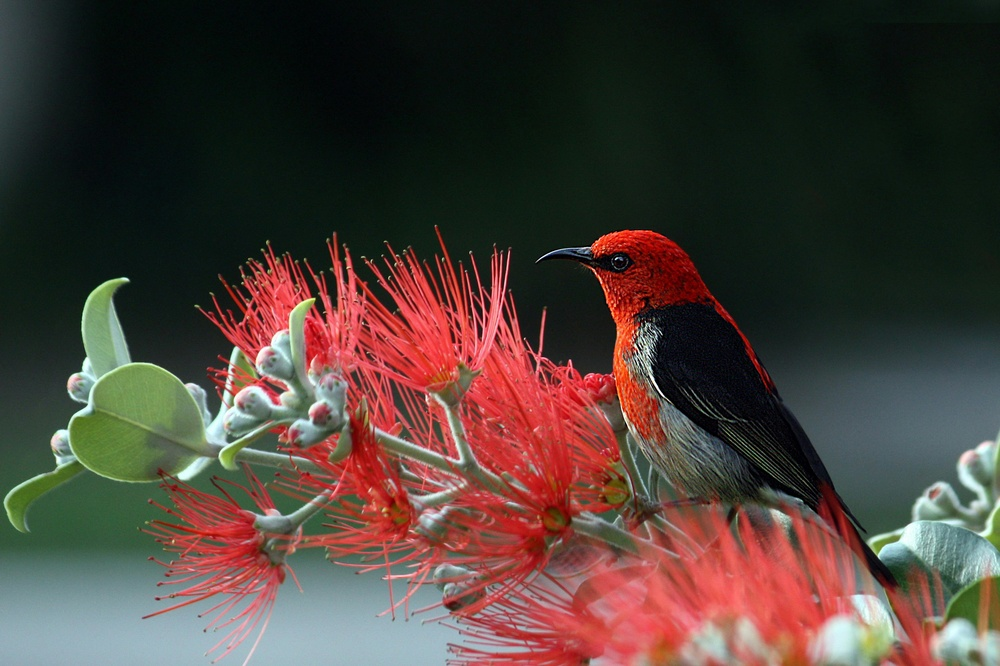
#> input picture Jurnal Nasional/image.jpg, 1000 x 666 px, shrunk from 6165 x 4108 before the run, found by its file name
$ jupyter execute Deteksi_Tepi_dengan_Sobel,_Prewitt,_Roberts,_dan_Canny.ipynb   (older library calls are emulated)
#> lines starting #> are read from the running program, lines starting #| are printed output that depends on the picture; after the words box and inside, x2 and y2 are one past the last pixel; in counts of white or black regions, pixels touching at a corner belong together
#> the answer given: image.jpg
<a href="https://colab.research.google.com/github/nizarihsan/PCD/blob/main/Deteksi_Tepi_dengan_Sobel%2C_Prewitt%2C_Roberts%2C_dan_Canny.ipynb" target="_parent"></a>

[cell 1]
import cv2
import numpy as np
from PIL import Image
import matplotlib.pyplot as plt
from google.colab import files

def edge_detection(image: np.ndarray, method: str) -> np.ndarray:
    """
    Menerapkan metode deteksi tepi.
    """
    if method == "Sobel":
        sobelx = cv2.Sobel(image, cv2.CV_64F, 1, 0, ksize=3)
        sobely = cv2.Sobel(image, cv2.CV_64F, 0, 1, ksize=3)
        result = cv2.magnitude(sobelx, sobely)
    elif method == "Prewitt":
        kernelx = np.array([[1, 0, -1], [1, 0, -1], [1, 0, -1]], dtype=np.float32)
        kernely = np.array([[1, 1, 1], [0, 0, 0], [-1, -1, -1]], dtype=np.float32)
        prewittx = cv2.filter2D(image, cv2.CV_32F, kernelx)
        prewitty = cv2.filter2D(image, cv2.CV_32F, kernely)
        result = cv2.magnitude(prewittx, prewitty)
    elif method == "Roberts":
        kernelx = np.array([[1, 0], [0, -1]], dtype=np.float32)
        kernely = np.array([[0, 1], [-1, 0]], dtype=np.float32)
        robertsx = cv2.filter2D(image, cv2.CV_32F, kernelx)
        robertsy = cv2.filter2D(image, cv2.CV_32F, kernely)
        result = cv2.magnitude(robertsx, robertsy)
    elif method == "Canny":
        result = cv2.Canny(image, 100, 200)
    else:
        raise ValueError(f"Metode deteksi tepi '{method}' tidak dikenal.")
    return np.uint8(np.clip(result, 0, 255))

def plot_histogram(image: np.ndarray, ax: plt.Axes, title: str):
    """
    Menampilkan histogram dari gambar.
    """
    hist = cv2.calcHist([image], [0], None, [256], [0, 256])
    ax.plot(hist, color='black')
    ax.set_title(title)
    ax.set_xlim([0, 256])

def calculate_accuracy(edge_image: np.ndarray, ground_truth: np.ndarray) -> float:
    """
    Menghitung akurasi berdasarkan kemiripan histogram.
    """
    edge_hist = cv2.calcHist([edge_image], [0], None, [256], [0, 256]).flatten()
    ground_truth_hist = cv2.calcHist([ground_truth], [0], None, [256], [0, 256]).flatten()
    similarity = cv2.compareHist(edge_hist, ground_truth_hist, cv2.HISTCMP_CORREL)
    return round(similarity * 100, 2)

def process_image(image_path: str):
    """
    Proses utama untuk setiap gambar: deteksi tepi, akurasi, dan visualisasi.
    """
#> called with image_path = 'image.jpg'
    # Memuat citra dan konversi ke grayscale
    original_image = Image.open(image_path)
#> original_image is the input picture: PIL image 1000x666 RGB; mean R, G, B 75.7, 62.3, 55.7
    gray_image = np.array(original_image.convert('L'))
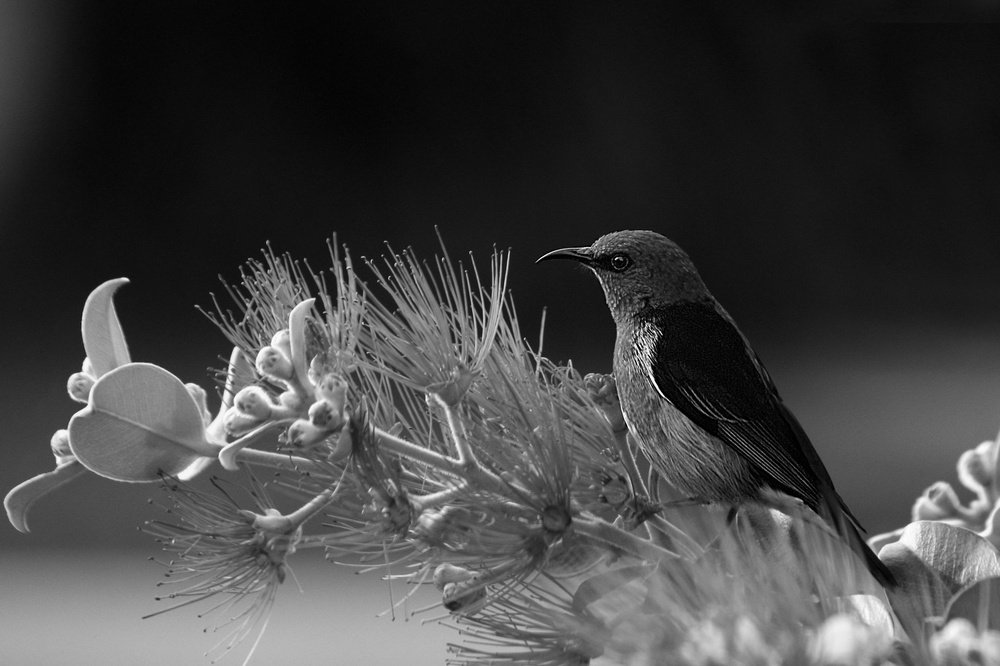
#> gray_image: shape (666, 1000); min 0, max 255, mean 65.5

    # Threshold citra asli untuk dijadikan "ground truth"
    _, ground_truth = cv2.threshold(gray_image, 127, 255, cv2.THRESH_BINARY)
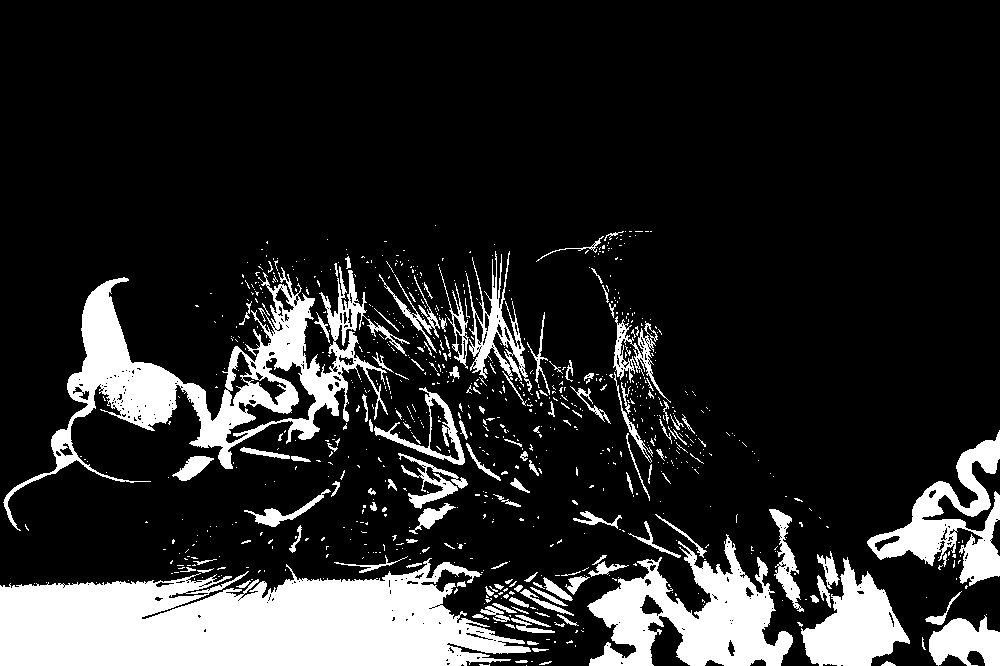
#> ground_truth: shape (666, 1000); 16.6% white; 848 white regions (720 under 20 px), largest, box (x1, y1, x2, y2) and area: (0, 558, 531, 666) 39811, (3, 266, 410, 531) 20836, (587, 534, 793, 666) 13129

    # Metode deteksi tepi yang tersedia
    methods = ["Sobel", "Prewitt", "Roberts", "Canny"]
    results = {}

    # Aplikasi setiap metode
    for method in methods:
        edge_result = edge_detection(gray_image, method)
        accuracy = calculate_accuracy(edge_result, ground_truth)
        results[method] = (edge_result, accuracy)
#> this loop made 4 passes
#> (similarity in calculate_accuracy, accuracy) on passes 1 to 4: (0.0701, 7.01), (0.0432, 4.32), (0.161, 16.14), (0.991, 99.11)
#> pass 1, in edge_detection, `sobely = cv2.Sobel(image, cv2.CV_64F, 0, 1, ksize=3)`:
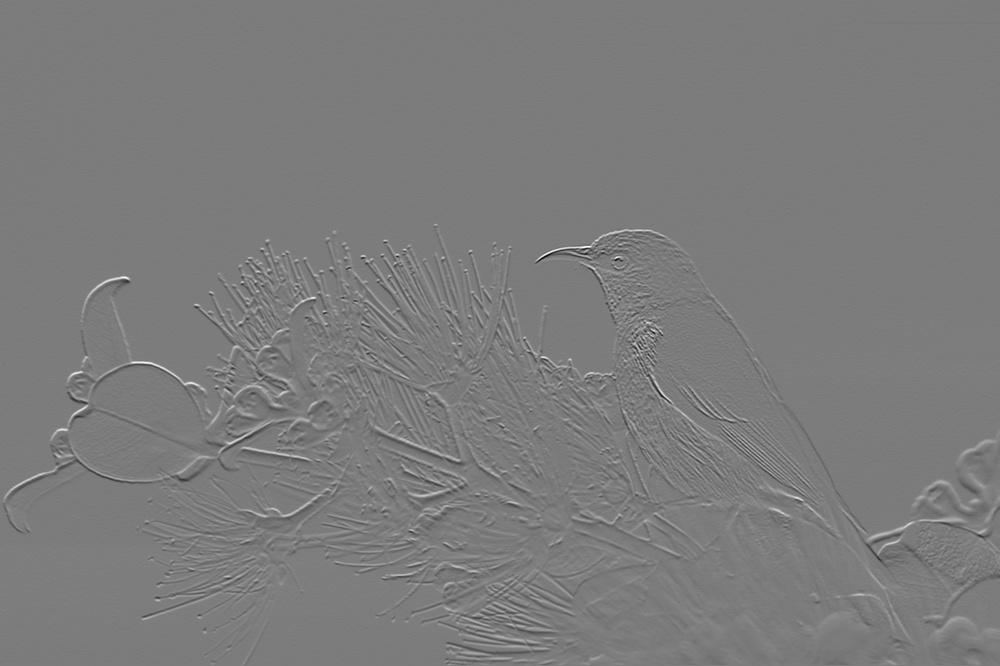
#> sobely: shape (666, 1000) float64; min -814, max 857, mean 1.6; drawn with min black and max white
#> pass 1, in edge_detection, `result = cv2.magnitude(sobelx, sobely)`:
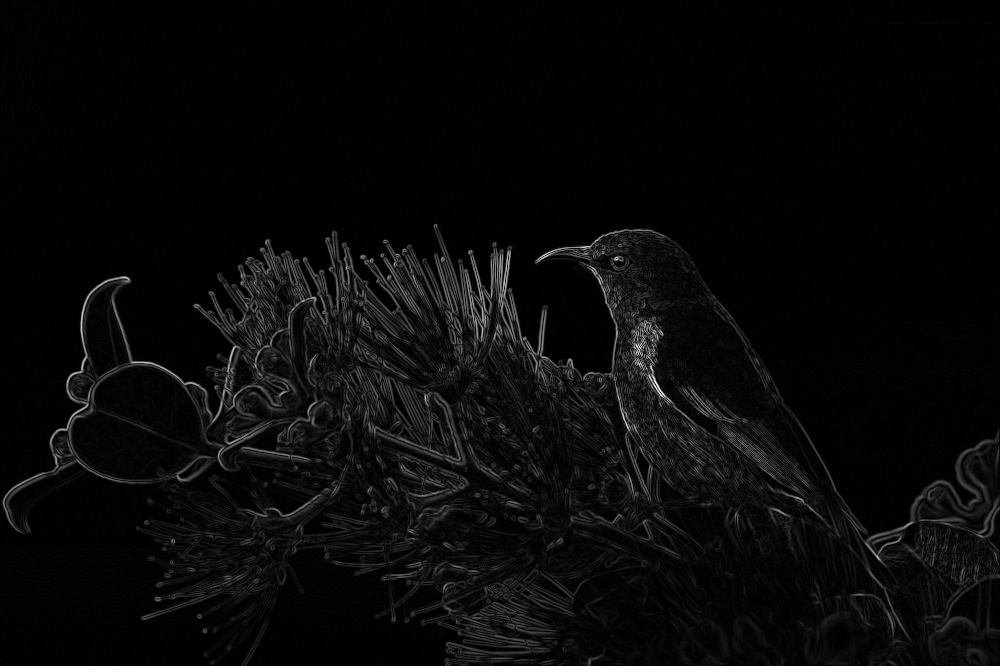
#> result: shape (666, 1000) float64; min 0, max 1058.4, mean 39.1; drawn with min black and max white
#> pass 1, in process_image, `edge_result = edge_detection(gray_image, method)`:
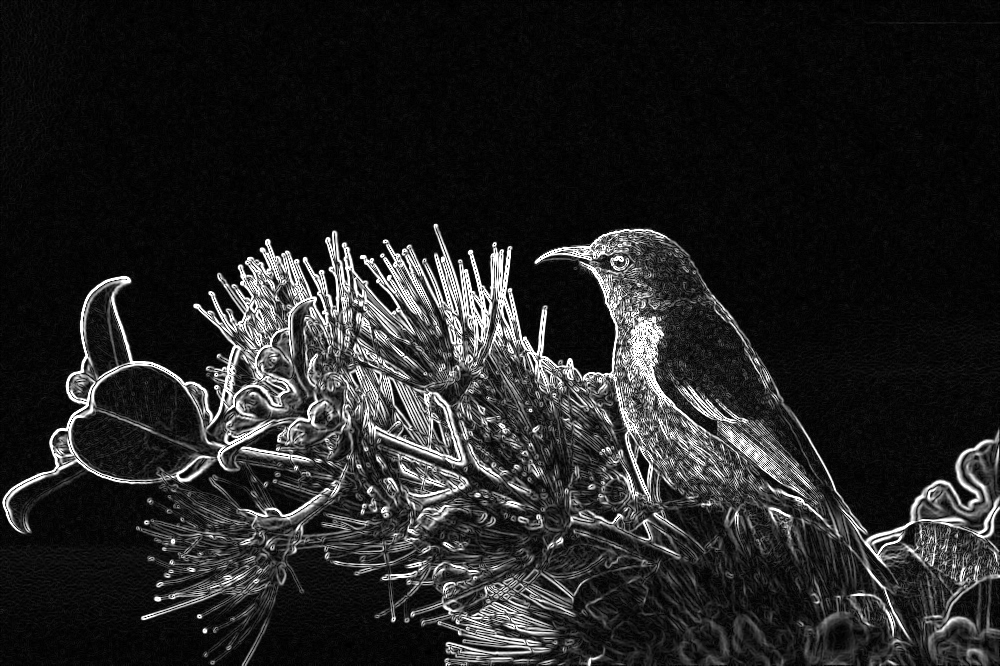
#> edge_result: shape (666, 1000); min 0, max 255, mean 35.7
#> after the loop:
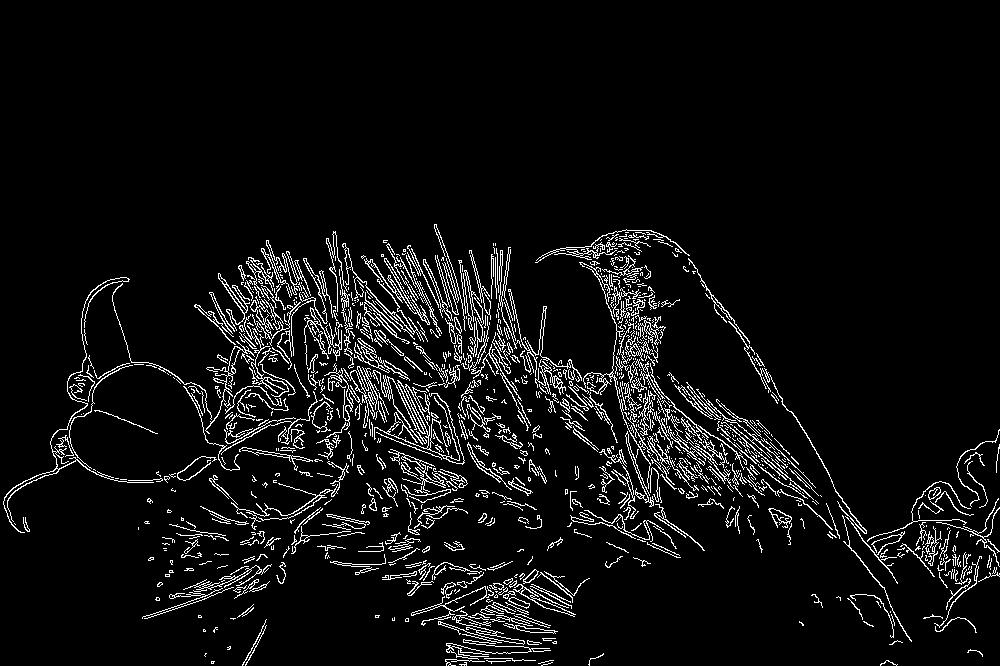
#> edge_result: shape (666, 1000); 5.9% white in thin lines or dots, all inside (x1, y1, x2, y2) = (3, 224, 1000, 666)
#> after the loop, results = 4 items

    # Visualisasi hasil
    fig, axes = plt.subplots(len(methods) + 1, 2, figsize=(15, 5 * (len(methods) + 1)))

    # Plot gambar asli
    axes[0, 0].imshow(gray_image, cmap='gray')
    axes[0, 0].set_title("Original Image")
    axes[0, 0].axis('off')
    plot_histogram(gray_image, axes[0, 1], "Original Histogram")
#> in plot_histogram, `hist = cv2.calcHist([image], [0], None, [256], [0, 256])`: hist = 256 values, max 21946 at index 18, min 3 at index 255, mean 2601.6

    # Plot setiap metode
    for i, method in enumerate(methods, start=1):
        edge_result, accuracy = results[method]
        axes[i, 0].imshow(edge_result, cmap='gray')
        axes[i, 0].set_title(f"{method} (Accuracy: {accuracy}%)")
        axes[i, 0].axis('off')
        plot_histogram(edge_result, axes[i, 1], f"{method} Histogram")
#> this loop made 4 passes
#> accuracy on passes 1 to 4: 7.01, 4.32, 16.14, 99.11

    plt.tight_layout()
    plt.show()
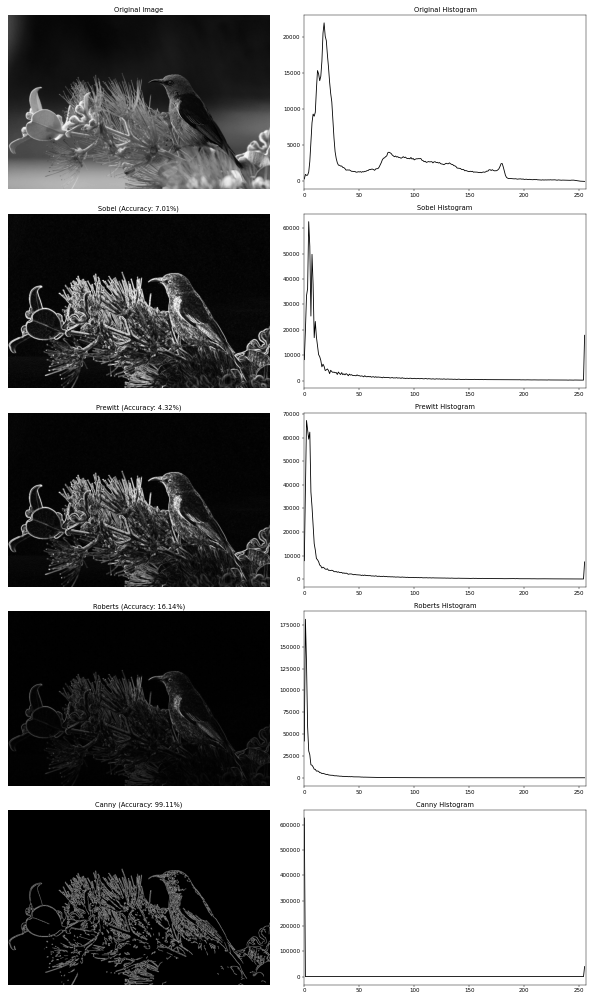
#> figure drawn by matplotlib, 10 panels; panel 2: curve peaks at x = 18, y = 21946; panel 4: curve peaks at x = 4, y = 62554; panel 6: curve peaks at x = 2, y = 67347; panel 8: curve peaks at x = 1, y = 181347

# Upload file menggunakan Google Colab
uploaded = files.upload()
for filename in uploaded.keys():
    process_image(filename)
